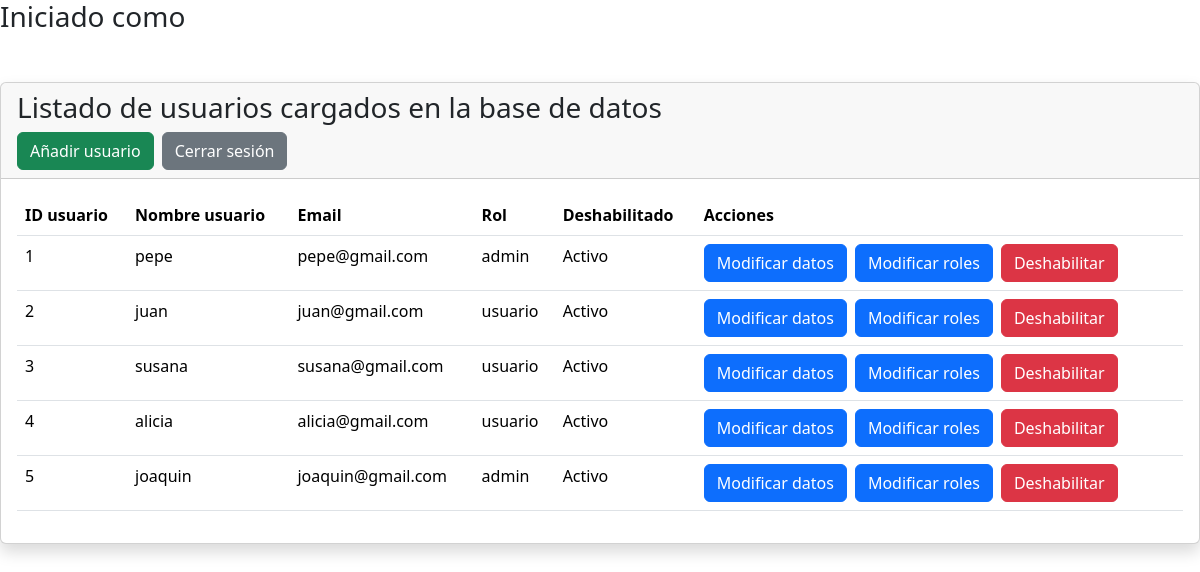
Page /vista/admin/listarUsuario.php on the committed database.
### tables this page shows
CREATE TABLE usuario (
    idusuario bigint(20) NOT NULL AUTO_INCREMENT,
    usnombre varchar(50) NOT NULL,
    uspass varchar(50) NOT NULL,
    usmail varchar(50) NOT NULL,
    usdeshabilitado timestamp NULL DEFAULT NULL,
    PRIMARY KEY (`idusuario`)
);

### util/funciones.php (called while the page is built, shortened)
<?php
spl_autoload_register(function ($class_name) {
    $directorys = array(
        $GLOBALS['ROOT'] . 'modelo/',
        $GLOBALS['ROOT'] . 'modelo/conector/',
        $GLOBALS['ROOT'] . 'control/',
    );
    foreach ($directorys as $directory) {
        if (file_exists($directory . $class_name . '.php')) {
            return;
        }
    }
});

### modelo/Usuario.php (called while the page is built, shortened)
<?php
class Usuario
{
    private $idusuario;
    private $usdeshabilitado;
    public function __construct()
    {
        $this->idusuario = "";
        $this->usdeshabilitado = NULL;
    }
    public function getIdUsuario()
    {
        return $this->idusuario;
    }
    public function getUsDeshabilitado()
    {
        return $this->usdeshabilitado;
    }
    public function setIdUsuario($valor)
    {
        $this->idusuario = $valor;
    }
    public function setUsDeshabilitado($valor)
    {
        $this->usdeshabilitado = $valor;
    }
    public function cargar()
    {
        $resp = false;
        $base = new BaseDatos();
        $sql = "SELECT * FROM usuario WHERE idusuario= " . $this->getIdUsuario();
        if ($base->Iniciar()) {
            $res = $base->Ejecutar($sql);
            if ($res > -1) {
                if ($res > 0) {
                    $row = $base->Registro();
                }
            }
        } else {
            $this->setmensajeoperacion("usuario->listar: " . $base->getError());
        }
        return $resp;
    }
    public static function listar($parametro = "")
    {
        $arreglo = array();
        $base = new BaseDatos();
        $sql = "SELECT * FROM usuario ";
        if ($parametro != "") {
            $sql .= 'WHERE ' . $parametro;
        }
        $res = $base->Ejecutar($sql);
        if ($res > -1) {
            if ($res > 0) {
                while ($row = $base->Registro()) {
                    $obj = new Usuario();
                    $obj->setear($row['idusuario'], $row['usnombre'], $row['uspass'], $row['usmail'], $row['usdeshabilitado']);
                    array_push($arreglo, $obj);
                }
            }
        } else {
            $this->setmensajeoperacion("usuario->listar: " . $base->getError());
        }
        return $arreglo;
    }
}

### modelo/conector/BaseDatos.php (called while the page is built, shortened)
<?php
class BaseDatos extends PDO
{
    private $conec;
    private $indice;
    private $resultado;
    public function __construct()
    {
        $this->indice = 0;
        try {
            $this->conec = true;
        } catch (PDOException $e) {
            $this->sql = $e->getMessage();
            $this->conec = false;
        }
    }
    public function Iniciar()
    {
        return $this->getConec();
    }
    public function getConec()
    {
        return $this->conec;
    }
    public function setSQL($e)
    {
        return "\n" . $this->sql = $e;
    }
    public function Ejecutar($sql)
    {
        if (stristr($sql, "select")) {
            $resp =  $this->EjecutarSelect($sql);
        }
        return $resp;
    }
    private function EjecutarSelect($sql)
    {
        $cant = -1;
        $resultado = parent::query($sql);
        if (!$resultado) {
            $this->analizarDebug();
        } else {
            $arregloResult = $resultado->fetchAll();
            $cant = count($arregloResult);
        }
        return $cant;
    }
    public function Registro()
    {
        $filaActual = false;
        $indiceActual = $this->getIndice();
        if ($indiceActual >= 0) {
            $filas = $this->getResultado();
            if ($indiceActual < count($filas)) {
                $filaActual =  $filas[$indiceActual];
            } else {
                $this->setIndice(-1);
            }
        }
        return $filaActual;
    }
    private function setIndice($valor)
    {
        $this->indice = $valor;
    }
    private function getIndice()
    {
        return $this->indice;
    }
    private function setResultado($valor)
    {
        $this->resultado = $valor;
    }
    private function getResultado()
    {
        return $this->resultado;
    }
}

### control/AbmUsuario.php (called while the page is built, shortened)
<?php
class AbmUsuario
{
    public function buscar($param)
    {
        $where = " true ";
        $objUsuario = new Usuario();
        $arreglo = $objUsuario->listar($where);
        return $arreglo;
    }
}

### modelo/UsuarioRol.php (called while the page is built, shortened)
<?php
class UsuarioRol {
    public static function listar($parametro=""){
        $arreglo = array();
        $base=new BaseDatos();
        $sql="SELECT * FROM usuariorol ";
        if ($parametro!="") {
            $sql.='WHERE '.$parametro;
        }
        $res = $base->Ejecutar($sql);
        if($res>-1){
            if($res>0){
                while ($row = $base->Registro()){
                    $objUsuario =null;
                    $objRol =null;
                    if($row['idrol']!=null){
                        $objRol = new Rol();
                        $objRol->setIdrol($row['idrol']);
                        $objRol->cargar();
                    }
                    if($row['idusuario']!=null){
                        $objUsuario = new Usuario();
                        $objUsuario->setIdUsuario($row['idusuario']);
                        $objUsuario->cargar();
                    }
                    $obj= new UsuarioRol();
                    $obj->setear($objUsuario, $objRol);
                    array_push($arreglo, $obj);
                }
            }
        } else {
        }
        return $arreglo;
    }
}

### control/AbmUsuarioRol.php (called while the page is built, shortened)
<?php
class AbmUsuarioRol
{
    public function buscar($param)
    {
        $where = " true ";
        if ($param <> NULL) {
            if (isset($param['idusuario']))
                $where .= " and idusuario='" . $param['idusuario'] . "'";
        }
        $arreglo = UsuarioRol::listar($where);
        return $arreglo;
    }
}

### vista/admin/listarUsuario.php (the view, shortened to what this page needs)
<!doctype html>
<html lang="en">
<head>
    <link href="https://cdn.jsdelivr.net/npm/bootstrap@5.3.3/dist/css/bootstrap.min.css" rel="stylesheet">
    <link rel="stylesheet" href="https://cdn.jsdelivr.net/npm/sweetalert2@11/dist/sweetalert2.min.css">
</head>
<?php
$objUsuario = new AbmUsuario();
$colUsuarios = $objUsuario->buscar("");
$hayUsuarios = false;
if (count($colUsuarios) > 0) {
    $hayUsuarios = true;
}
?>
<body>
    <h3>Iniciado como <?php echo $_SESSION['usnombre'] ?> </h3>
    <div class="justify-content-md-center align-items-center mt-5">
        <div class="card shadow  mx-usuario">
            <div class="card-header">
                <h3>Listado de usuarios cargados en la base de datos</h3>
                <div class="d-flex">
                    <a href="formAlta.php">
                        <input type="submit" class="btn btn-success me-2" value="Añadir usuario">
                    </a>
                    <a href="../login/accion/cerrarSesion.php">
                        <input type="submit" class="btn btn-secondary me-2" value="Cerrar sesión">
                    </a>
                </div>
            </div>
            <div class="card-body">
                <?php if ($hayUsuarios): ?>
                    <table class="table">
                        <thead>
                            <tr>
                                <th scope="col">ID usuario</th>
                                <th scope="col">Nombre usuario</th>
                                <th scope="col">Email</th>
                                <th scope="col">Rol</th>
                                <th scope="col">Deshabilitado</th>
                                <th scope="col">Acciones</th>
                            </tr>
                        </thead>
                        <?php
                        for ($i = 0; $i < count($colUsuarios); $i++):
                            $idusuario = $colUsuarios[$i]->getIdUsuario();
                            $usnombre = $colUsuarios[$i]->getUsNombre();
                            $usmail = $colUsuarios[$i]->getUsMail();
                            $objUsuarioRol = new AbmUsuarioRol();
                            $usuario = ['idusuario' => $idusuario];
                            $colUsuarioRol = $objUsuarioRol->buscar($usuario);
                            $cantRoles = count($colUsuarioRol);
                            $colRoles = [];
                            if ($cantRoles >= 1) {
                                foreach ($colUsuarioRol as $rol) {
                                    $roldescripcion = $rol->getObjRol()->getRolDescripcion();
                                    $colRoles[] = $roldescripcion;
                                }
                                $roles = implode(", ", $colRoles);
                            } else {
                                $roles = "-";
                            }
                            $usdeshabilitado = $colUsuarios[$i]->getUsDeshabilitado();
                            if ($usdeshabilitado == NULL) {
                                $usdeshabilitado = "Activo";
                            }
                        ?>
                            <tbody>
                                <tr>
                                    <td><?php echo $idusuario ?></td>
                                    <td><?php echo $usnombre ?></td>
                                    <td><?php echo $usmail ?></td>
                                    <td><?php echo $roles ?></td>
                                    <td><?php echo $usdeshabilitado ?></td>
                                    <td>
                                        <?php if ($usdeshabilitado == "Activo") : ?>
                                            <div class="d-flex">
                                                <a href="formModificacion.php?idusuario=<?php echo $idusuario ?>">
                                                    <input type="submit" class="btn btn-primary me-2" value="Modificar datos">
                                                </a>
                                                <a href="formModificarRoles.php?idusuario=<?php echo $idusuario ?>">
                                                    <input type="submit" class="btn btn-primary me-2" value="Modificar roles">
                                                </a>
                                                <a href="formBaja.php?idusuario=<?php echo $idusuario ?>">
                                                    <input type="submit" class="btn btn-danger me-2" value="Deshabilitar">
                                                </a>
                                            </div>
                                        <?php endif ?>
                                    </td>
                                </tr>
                            </tbody>
                        <?php endfor; ?>
                    </table>
                <?php else: ?>
                    <p><?php echo "No hay usuarios cargados en la base de datos."; ?></p>
                <?php endif; ?>
            </div>
        </div>
    </div>
</body>
</html>

### rows in the picture
usuario: idusuario "1", usnombre "pepe", usmail "pepe@gmail.com", roles "admin", usdeshabilitado "Activo"
usuario: idusuario "2", usnombre "juan", usmail "juan@gmail.com", roles "usuario", usdeshabilitado "Activo"
usuario: idusuario "3", usnombre "susana", usmail "susana@gmail.com", roles "usuario", usdeshabilitado "Activo"
usuario: idusuario "4", usnombre "alicia", usmail "alicia@gmail.com", roles "usuario", usdeshabilitado "Activo"
usuario: idusuario "5", usnombre "joaquin", usmail "joaquin@gmail.com", roles "admin", usdeshabilitado "Activo"
